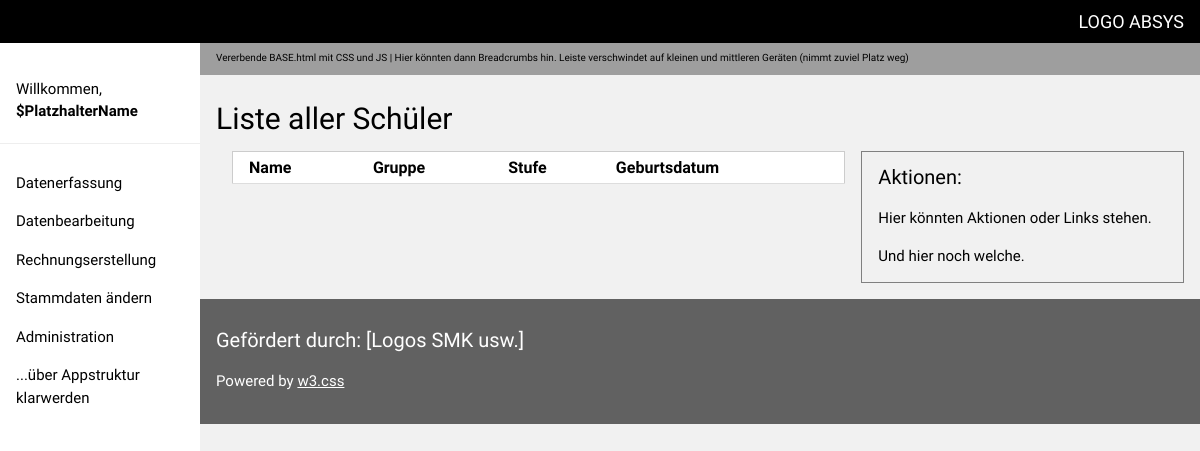
/schueler/, run on an earlier commit of the app's database.
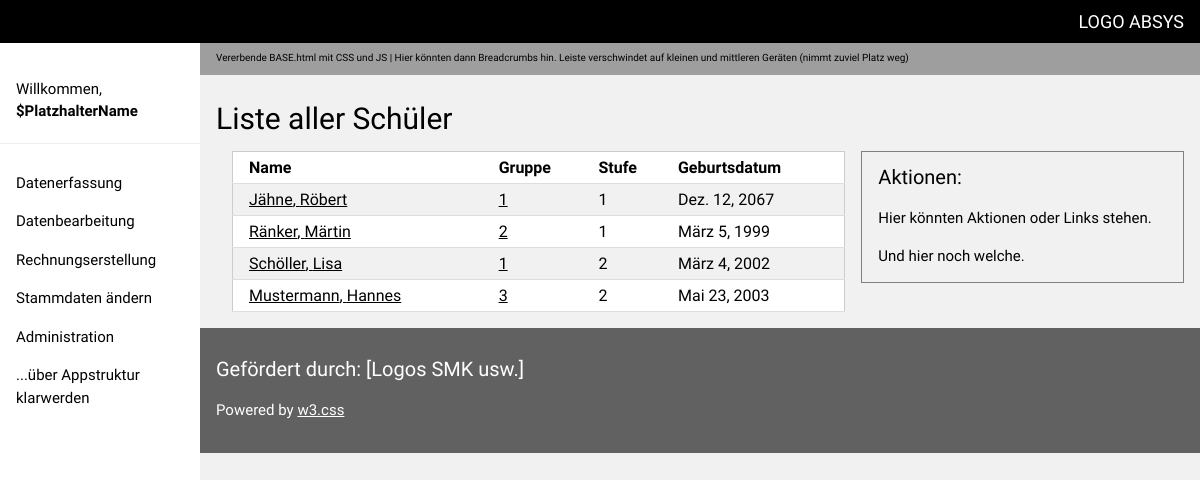
And on a later commit of the database.
### schueler/models.py (models this page shows, shortened)
class Schueler(models.Model):
    nachname = models.CharField(max_length=200)
    vorname = models.CharField(max_length=200)
    geburtsdatum = models.DateField()
    bemerkungen = models.TextField(max_length=10000)
    gruppe = models.ForeignKey(Gruppe, on_delete=models.CASCADE, default='1')
    stufe = models.ForeignKey(Stufe, on_delete=models.CASCADE, default='1')
    erstellungsdatum = models.DateTimeField(auto_now_add = True)

class Gruppe(models.Model):
    gruppenname = models.CharField(max_length=400, default='1')
    bemerkungen = models.CharField(max_length=200)
    def __unicode__(self):
       return self.gruppenname

class Stufe(models.Model):
    stufenname = models.CharField(max_length=400, default='1')
    bemerkungen = models.CharField(max_length=200)
    def __unicode__(self):
        return self.stufenname

### schueler/views.py (the view)
# urls.py: url(r'^', SchuelerList.as_view()),
class SchuelerList(ListView):
    model = Schueler

### schueler/templates/schueler/schueler_list.html
{% extends 'base/base.html' %}
{% block content %}
<h2>Liste aller Schüler</h2>
<div class="w3-container w3-twothird">
    <table class="w3-table-all w3-responsive w3-hoverable ">
        <tr>
            <th align="left">Name</th>
            <th align="left">Gruppe</th>
            <th align="left">Stufe</th>
            <th align="left">Geburtsdatum</th>
        </tr>
            {% for schueler in object_list %}
                <tr>
                    <td> <a href="{% url 'schueler_detail' pk=schueler.pk %}"> {{ schueler.nachname }}, {{schueler.vorname }}</a> </td>
                    <td> <a href="{% url 'gruppe_detail' pk=schueler.gruppe %}"> {{ schueler.gruppe }} </td>
                    <td> {{ schueler.stufe }} </td>
                    <td> {{ schueler.geburtsdatum }} </td>
                </tr>
            {% endfor %}
    </table>
</div>
<div class="w3-container w3-rest" style="border-style:solid; border-width:0.5px; border-color:grey">
    <h4>Aktionen: </h4>
    <p>Hier könnten Aktionen oder Links stehen.</p>
    <p>Und hier noch welche.</p>
</div>
{% endblock %}

### base/templates/base/base.html (shortened to what this page needs)
{% load staticfiles %}
<!DOCTYPE html>
<html>
<head>
<link rel="stylesheet" href="{% static 'css/w3.css' %}">
</head>
<body>
<body class="w3-light-grey">
<div class="w3-container w3-top w3-black w3-large w3-padding" style="z-index:4">
  <span class="w3-right"> <a style="text-decoration:none" href="/" >LOGO ABSYS</a></span>
</div>
<nav class="w3-sidenav w3-collapse w3-white w3-animate-left w3-top" style="z-index:3;width:200px;"><br>
  <div class="w3-container w3-row">
    <div class="w3-col s10" style="padding-top:40px">
      <span>Willkommen, <strong>$PlatzhalterName</strong></span><br>
    </div>
  </div>
  <hr>
  <a href="#" class="w3-padding">                      Datenerfassung</a>
  <a href="#" class="w3-padding">                               Datenbearbeitung</a>
  <a href="#" class="w3-padding">                             Rechnungserstellung</a>
  <a href="/stammdaten" class="w3-padding">                          Stammdaten ändern</a>
  <a href="#" class="w3-padding">                           Administration</a>
  <a href="#" class="w3-padding">                              ...über Appstruktur klarwerden</a>
</nav>
<div class="w3-main" style="margin-left:200px;margin-top:70px">
  <header class="w3-tiny w3-container w3-grey w3-top w3-hide-small w3-hide-medium" style="padding-bottom:0px; margin-top:40px">
    <p>Vererbende BASE.html mit CSS und JS | Hier könnten dann Breadcrumbs hin. Leiste verschwindet auf kleinen und mittleren Geräten (nimmt zuviel Platz weg)</p>
  </header>
  <div class="w3-container w3-padding-16 w3-light-grey w3-responsive">
    {% block content %}
    {% endblock %}
  </div>
  <footer class="w3-container w3-padding-16 w3-dark-grey" style="z-index:2">
    <h4>Gefördert durch: [Logos SMK usw.]</h4>
    <p>Powered by <a href="http://www.w3schools.com/w3css/default.asp" target="_blank">w3.css</a></p>
  </footer>
</div>
</body>
</html>

### base/templates/base/base.html (style rules this page uses)
html,body,h1,h2,h3,h4,h5 { font-family: "Raleway", sans-serif }

What changed in the data, as far as the page shows it:
added Schueler: nachname "Jähne", vorname "Röbert", gruppe "1", stufe "1", geburtsdatum "Dez. 12, 2067"
added Schueler: nachname "Ränker", vorname "Märtin", gruppe "2", stufe "1", geburtsdatum "März 5, 1999"
added Schueler: nachname "Schöller", vorname "Lisa", gruppe "1", stufe "2", geburtsdatum "März 4, 2002"
added Schueler: nachname "Mustermann", vorname "Hannes", gruppe "3", stufe "2", geburtsdatum "Mai 23, 2003"
